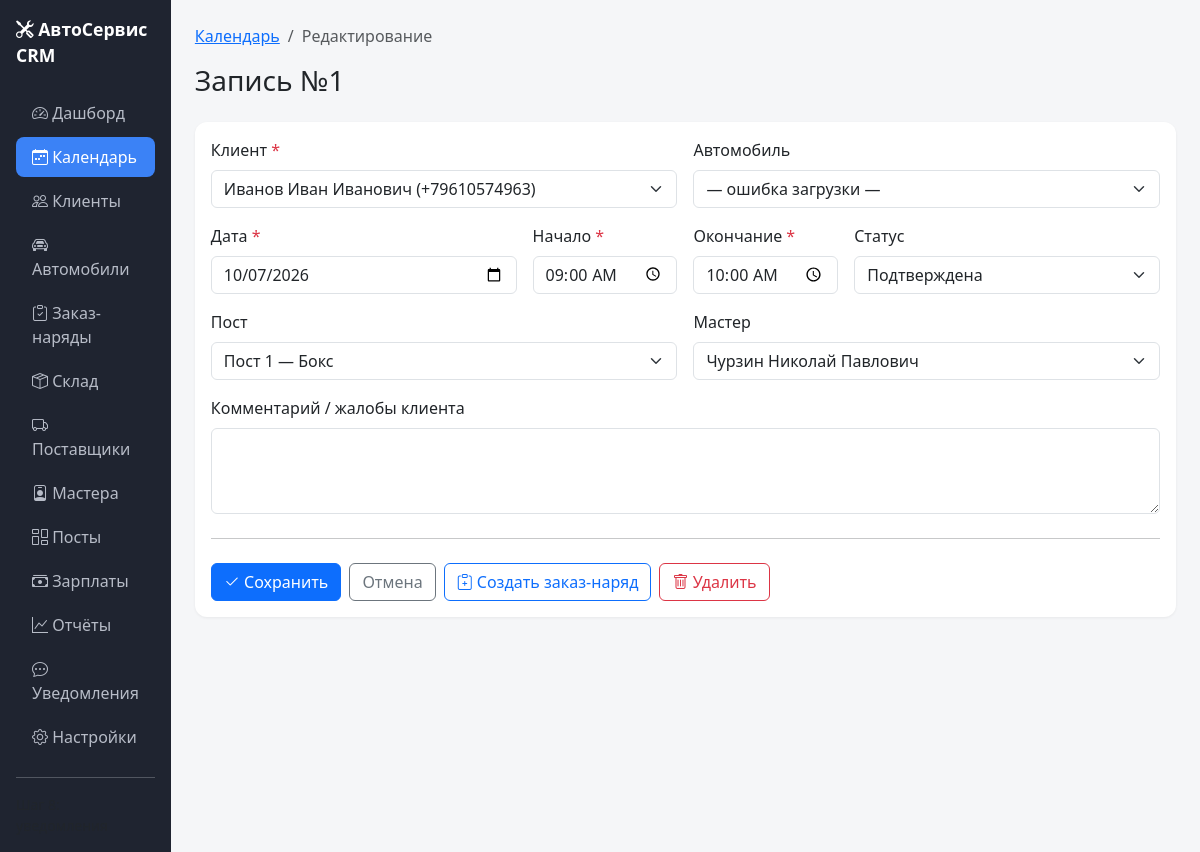
/appointments/1/edit, run on the app's committed database.
### models.py (models this page shows, shortened)
class Appointment(db.Model):
    __tablename__ = "appointments"
    id = db.Column(db.Integer, primary_key=True)
    client_id = db.Column(db.Integer, db.ForeignKey("clients.id"), nullable=False, index=True)
    car_id = db.Column(db.Integer, db.ForeignKey("cars.id"), nullable=True, index=True)
    post_id = db.Column(db.Integer, db.ForeignKey("posts.id"), nullable=True, index=True)
    master_id = db.Column(db.Integer, db.ForeignKey("masters.id"), nullable=True, index=True)
    order_id = db.Column(db.Integer, db.ForeignKey("orders.id"), nullable=True)
    start_at = db.Column(db.DateTime, nullable=False, index=True)
    end_at = db.Column(db.DateTime, nullable=False)
    status = db.Column(db.String(20), default="planned", index=True)
    comment = db.Column(db.Text)
    created_at = db.Column(db.DateTime, default=lambda: datetime.now(timezone.utc))
    client = db.relationship("Client", backref="appointments")
    car = db.relationship("Car", backref="appointments")
    post = db.relationship("Post", backref="appointments")
    master = db.relationship("Master", backref="appointments")
    order = db.relationship("Order", backref="appointments")

### app.py (the view, shortened to what this page needs)
@app.route("/appointments/<int:appt_id>/edit", methods=["GET", "POST"])
def appointment_edit(appt_id):
    appt = db.session.get(Appointment, appt_id)
    if appt is None: abort(404)
    return _render_appointment_form(appt, {})

### app.py (called while the page is built)
@app.context_processor
def inject_globals():
    return {
        "ORDER_STATUSES": ORDER_STATUSES,
        "MOVEMENT_TYPES": MOVEMENT_TYPES,
        "MOVEMENT_COLORS": MOVEMENT_COLORS,
        "APPOINTMENT_STATUSES": APPOINTMENT_STATUSES,
        "APPOINTMENT_COLORS": APPOINTMENT_COLORS,
        "STATUS_COLORS": {
            "new": "secondary",
            "in_progress": "primary",
            "waiting_parts": "warning",
            "done": "info",
            "closed": "success",
            "canceled": "danger",
        },
    }

def _render_appointment_form(appt, form):
    clients = Client.query.order_by(Client.full_name).all()
    posts = Post.query.filter_by(is_active=True).order_by(Post.sort_order, Post.id).all()
    masters = Master.query.filter_by(is_active=True).order_by(Master.full_name).all()
    return render_template("calendar/appointment_form.html",
                           appt=appt, form=form, clients=clients, posts=posts, masters=masters)

### templates/calendar/appointment_form.html (shortened to what this page needs)
{% extends "base.html" %}
{% block content %}
<nav aria-label="breadcrumb">
    <ol class="breadcrumb">
        <li class="breadcrumb-item"><a href="{{ url_for('calendar_view') }}">Календарь</a></li>
        <li class="breadcrumb-item active">{{ "Редактирование" if appt else "Новая запись" }}</li>
    </ol>
</nav>
<h1 class="h3 mb-4">{{ "Запись №" ~ appt.id if appt else "Новая запись" }}</h1>
<div class="card stat-card">
    <div class="card-body">
        <form method="post" novalidate autocomplete="off">
            <div class="row g-3">
                <div class="col-md-6">
                    <label class="form-label">Клиент <span class="text-danger">*</span></label>
                    <select name="client_id" id="client-select" class="form-select" required>
                        {% set cur_client = form.get('client_id', appt.client_id if appt else '')|string %}
                        {% for c in clients %}
                            <option value="{{ c.id }}"
                                    {% if cur_client == c.id|string %}selected{% endif %}>
                                {{ c.full_name }} ({{ c.phone }})
                            </option>
                        {% endfor %}
                    </select>
                </div>
                <div class="col-md-6">
                    <label class="form-label">Автомобиль</label>
                    <select name="car_id" id="car-select" class="form-select">
                        <option value="">— сначала выберите клиента —</option>
                    </select>
                </div>
                <div class="col-md-4">
                    <label class="form-label">Дата <span class="text-danger">*</span></label>
                    <input type="date" name="start_date" class="form-control" required
                           value="{{ form.get('start_date', appt.start_at.strftime('%Y-%m-%d') if appt else '') }}">
                </div>
                <div class="col-md-2">
                    <label class="form-label">Начало <span class="text-danger">*</span></label>
                    <input type="time" name="start_time" class="form-control" required
                           value="{{ form.get('start_time', appt.start_at.strftime('%H:%M') if appt else '09:00') }}">
                </div>
                <div class="col-md-2">
                    <label class="form-label">Окончание <span class="text-danger">*</span></label>
                    <input type="time" name="end_time" class="form-control" required
                           value="{{ form.get('end_time', appt.end_at.strftime('%H:%M') if appt else '10:00') }}">
                </div>
                <div class="col-md-4">
                    <label class="form-label">Статус</label>
                    {% set cur_status = form.get('status', appt.status if appt else 'planned') %}
                    <select name="status" class="form-select">
                        {% for key, label in APPOINTMENT_STATUSES.items() %}
                            <option value="{{ key }}" {% if cur_status == key %}selected{% endif %}>{{ label }}</option>
                        {% endfor %}
                    </select>
                </div>
                <div class="col-md-6">
                    <label class="form-label">Пост</label>
                    {% set cur_post = form.get('post_id', appt.post_id if appt else '')|string %}
                    <select name="post_id" class="form-select">
                        {% for p in posts %}
                            <option value="{{ p.id }}" {% if cur_post == p.id|string %}selected{% endif %}>
                                {{ p.name }}{% if p.description %} — {{ p.description }}{% endif %}
                            </option>
                        {% endfor %}
                    </select>
                </div>
                <div class="col-md-6">
                    <label class="form-label">Мастер</label>
                    {% set cur_master = form.get('master_id', appt.master_id if appt else '')|string %}
                    <select name="master_id" class="form-select">
                        {% for m in masters %}
                            <option value="{{ m.id }}" {% if cur_master == m.id|string %}selected{% endif %}>
                                {{ m.full_name }}
                            </option>
                        {% endfor %}
                    </select>
                </div>
                <div class="col-md-12">
                    <label class="form-label">Комментарий / жалобы клиента</label>
                    <textarea name="comment" rows="3" class="form-control">{{ form.get('comment', appt.comment if appt and appt.comment else '') }}</textarea>
                </div>
            </div>
            <hr class="my-4">
            <div class="d-flex gap-2 flex-wrap">
                <button type="submit" class="btn btn-primary">
                    <i class="bi bi-check2"></i> Сохранить
                </button>
                <a href="{{ url_for('calendar_view') }}" class="btn btn-outline-secondary">Отмена</a>
                {% if appt %}
                    {% if appt.order_id %}
                        <a href="{{ url_for('order_detail', order_id=appt.order_id) }}"
                           class="btn btn-outline-primary ms-auto">
                            <i class="bi bi-clipboard-check"></i> Открыть заказ-наряд №{{ appt.order_id }}
                        </a>
                    {% else %}
                        <form method="post" action="{{ url_for('appointment_to_order', appt_id=appt.id) }}"
                              class="ms-auto">
                            <button class="btn btn-outline-primary"
                                    onclick="return confirm('Создать заказ-наряд из этой записи?');">
                                <i class="bi bi-clipboard-plus"></i> Создать заказ-наряд
                            </button>
                        </form>
                    {% endif %}
                    <form method="post" action="{{ url_for('appointment_delete', appt_id=appt.id) }}"
                          onsubmit="return confirm('Удалить запись?');">
                        <button class="btn btn-outline-danger"><i class="bi bi-trash"></i> Удалить</button>
                    </form>
                {% endif %}
            </div>
        </form>
    </div>
</div>
{% endblock %}

### static/css/style.css (style rules this page uses)
body { background: #f5f6f8; font-family: system-ui, -apple-system, "Segoe UI", Roboto, sans-serif; }
.stat-card { border: none; border-radius: .75rem; box-shadow: 0 1px 3px rgba(0, 0, 0, .06); }

### data on the page
Appointment: id "Запись №1", start_date "10/07/2026", start_time "09:00", end_time "10:00", status "Подтверждена"

### other printed values
{{ "Редактирование" if appt else "Новая запись" }} "Редактирование"
form field client_id "Иванов Иван Иванович (+79610574963)"
form field post_id "Пост 1 — Бокс"
form field master_id "Чурзин Николай Павлович"
